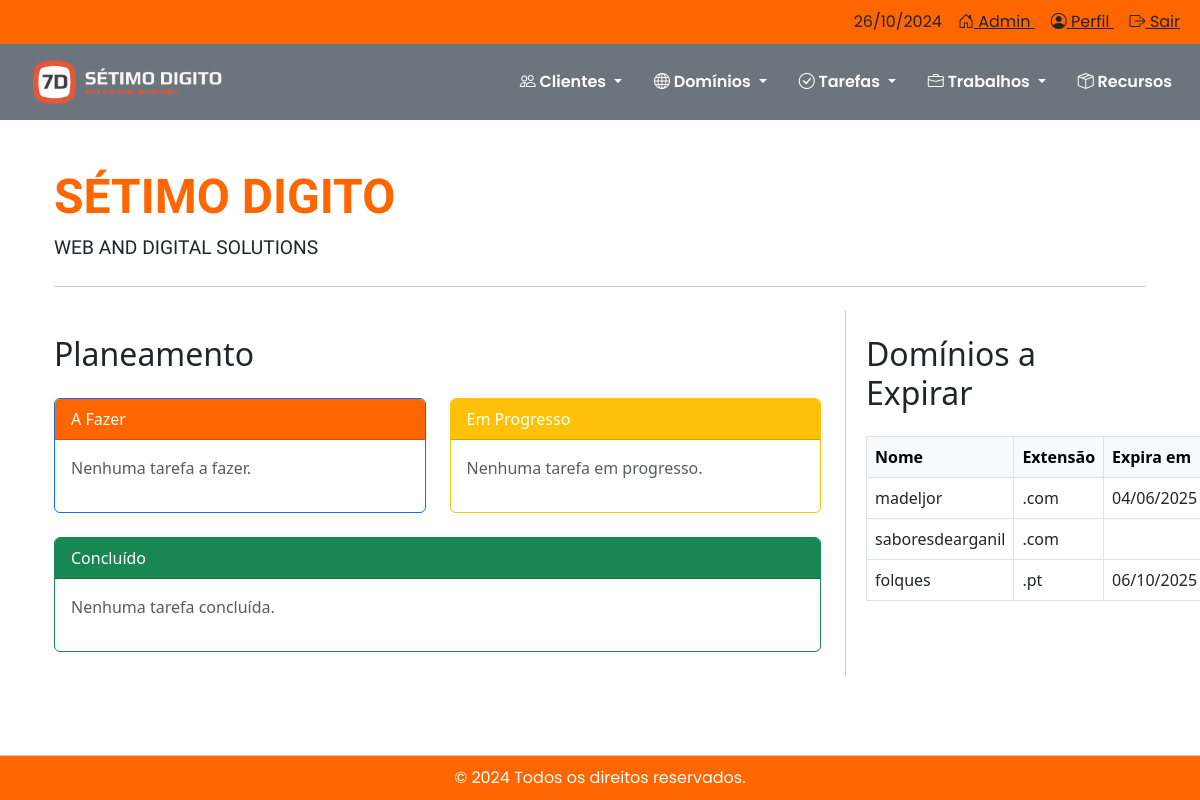
Before: / with the older database file.
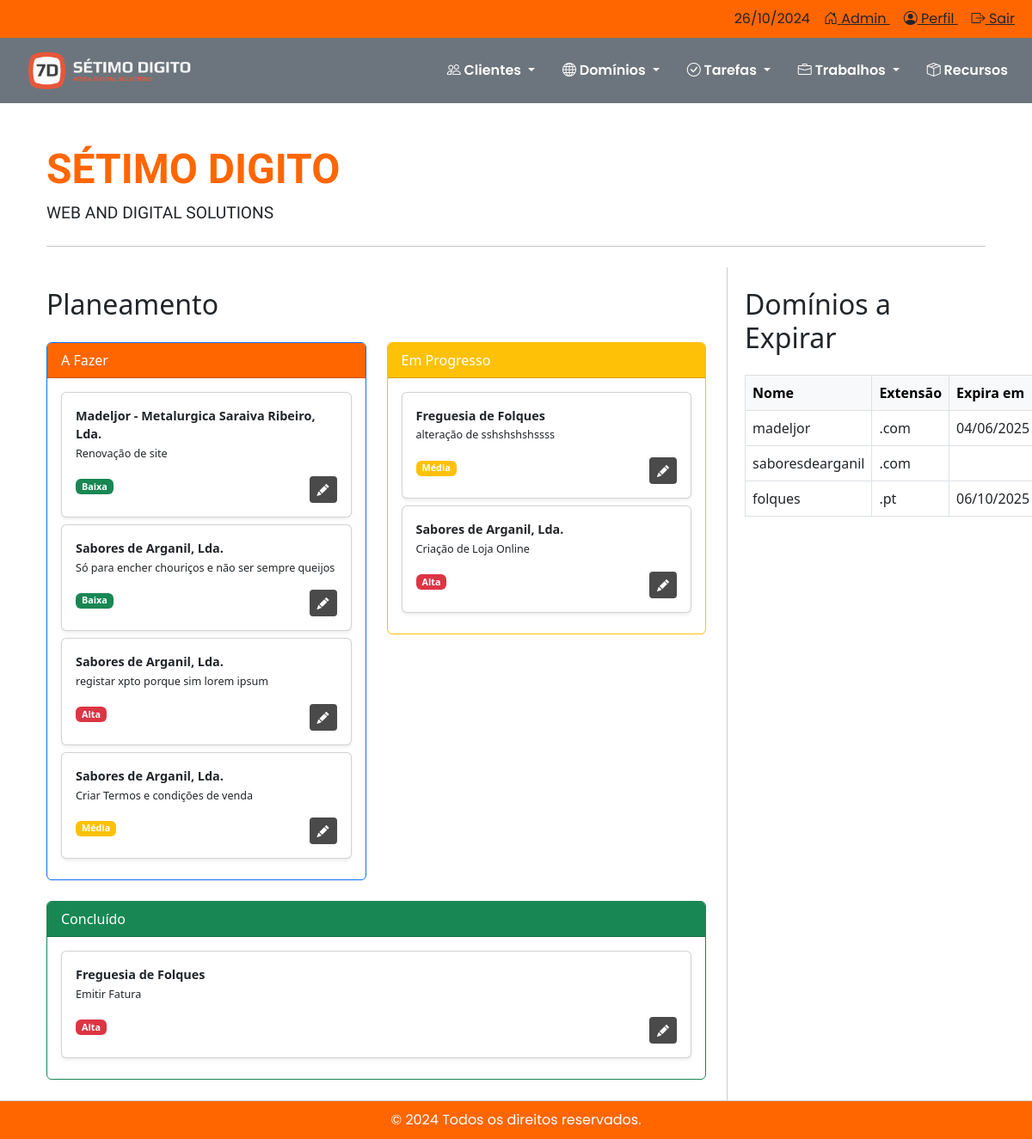
After: the same page with the newer database file.
### dominios/models.py (models this page shows, shortened)
class Dominio(models.Model):
    ESTADOS = [
        ('ativo', 'Ativo'),
        ('suspenso', 'Suspenso'),
        ('expirado', 'Expirado'),
        ('terminado', 'Terminado'),
    ]
    EXTENSOES = [
        ('.com', '.com'),
        ('.pt', '.pt'),
        ('.net', '.net'),
        ('.org', '.org'),
        ('.bizz', '.bizz'),
    ]
    nome = models.CharField(max_length=255)
    extensao = models.CharField(max_length=10, choices=EXTENSOES)
    estado = models.CharField(max_length=10, choices=ESTADOS)
    data_criacao = models.DateField()  # Alterado para DateField
    data_expiracao = models.DateField()  # Alterado para DateField
    cliente = models.ForeignKey(Cliente, on_delete=models.CASCADE, related_name='dominios_dominio')

### tarefas/models.py (models this page shows, shortened)
class Tarefa(models.Model):
    ESTADOS_TAREFA = [
        ('a_fazer', 'A Fazer'),
        ('em_progresso', 'Em Progresso'),
        ('concluido', 'Concluído'),
    ]
    PRIORIDADES = [
        ('baixa', 'Baixa'),
        ('media', 'Média'),
        ('alta', 'Alta'),
    ]
    cliente = models.ForeignKey(Cliente, on_delete=models.CASCADE)
    descricao = models.TextField()
    estado = models.CharField(max_length=20, choices=ESTADOS_TAREFA, default='pendente')
    prioridade = models.CharField(max_length=10, choices=PRIORIDADES, default='media')
    data_criacao = models.DateTimeField(auto_now_add=True)

### clientes/models.py (models this page shows, shortened)
class Cliente(models.Model):
    nome = models.CharField(max_length=255)
    nif = models.CharField(max_length=9, verbose_name='Número de Identificação Fiscal')
    morada = models.CharField(max_length=255, blank=True, null=True)
    codigo_postal = models.CharField(max_length=10, blank=True, null=True)
    localidade = models.CharField(max_length=100, blank=True, null=True)
    telefone = models.CharField(max_length=15, blank=True, null=True)
    email = models.EmailField(blank=True, null=True)
    website = models.URLField(blank=True, null=True)
    cliente_desde = models.DateField(blank=True, null=True)

### homepage/views.py (the view)
# urls.py: path('', homepage, name='homepage'),  # URL da homepage
def homepage(request):
    um_ano = datetime.now() + timedelta(days=365)
    proximos_dominios = Dominio.objects.filter(data_expiracao__lte=um_ano).order_by('data_expiracao')[:5]
    tarefas_a_fazer = Tarefa.objects.filter(estado='a_fazer').order_by('-id')[:5]
    tarefas_em_progresso = Tarefa.objects.filter(estado='em_progresso').order_by('-id')[:5]
    tarefas_concluidas = Tarefa.objects.filter(estado='concluido').order_by('-id')[:5]
    return render(request, 'homepage/homepage.html', {
        'proximos_dominios': proximos_dominios,
        'tarefas_a_fazer': tarefas_a_fazer,
        'tarefas_em_progresso': tarefas_em_progresso,
        'tarefas_concluidas': tarefas_concluidas,
    })

### homepage/templates/homepage/homepage.html (shortened to what the changed rows need)
{% extends "base.html" %}
{% block content %}
<div class="container mt-5">
    <h1 style="font-family: 'Play', sans-serif; font-weight: 700; color: #FF6600; font-size: 3rem;">SÉTIMO DIGITO</h1>
    <div class="d-flex">
        <div class="flex-grow-1 me-4">
            <h2 class="my-4">Planeamento</h2>
            <div class="row">
                <div class="col-md-6">
                    <div class="card border-primary mb-4">
                        <div class="card-body">
                            {% for tarefa in tarefas_a_fazer %}
                                <div class="card mb-2 shadow-sm">
                                    <div class="card-body" style="font-size: 0.9em;">
                                        <p class="card-text">
                                            <strong>{{ tarefa.cliente.nome }}</strong><br>
                                            <small>{{ tarefa.descricao }}</small>
                                        </p>
                                        {% if tarefa.get_prioridade_display == "Alta" %}
                                            <span class="badge bg-danger">{{ tarefa.get_prioridade_display }}</span>
                                        {% elif tarefa.get_prioridade_display == "Média" %}
                                            <span class="badge bg-warning">{{ tarefa.get_prioridade_display }}</span>
                                        {% elif tarefa.get_prioridade_display == "Baixa" %}
                                            <span class="badge bg-success">{{ tarefa.get_prioridade_display }}</span>
                                        {% endif %}
                                        <a href="{% url 'editar_tarefa' tarefa.id %}" class="btn btn-sm" style="background-color: #4A4A4A; color: white; float: right;">
                                            <i class="bi bi-pencil-fill text-white"></i>
                                        </a>
                                    </div>
                                </div>
                            {% empty %}
                            <p class="text-muted">Nenhuma tarefa a fazer.</p>
                            {% endfor %}
                        </div>
                    </div>
                </div>
                <div class="col-md-6">
                    <div class="card border-warning mb-4">
                        <div class="card-body">
                            {% for tarefa in tarefas_em_progresso %}
                                <div class="card mb-2 shadow-sm">
                                    <div class="card-body" style="font-size: 0.9em;">
                                        <p class="card-text">
                                            <strong>{{ tarefa.cliente.nome }}</strong><br>
                                            <small>{{ tarefa.descricao }}</small>
                                        </p>
                                        {% if tarefa.get_prioridade_display == "Alta" %}
                                            <span class="badge bg-danger">{{ tarefa.get_prioridade_display }}</span>
                                        {% elif tarefa.get_prioridade_display == "Média" %}
                                            <span class="badge bg-warning">{{ tarefa.get_prioridade_display }}</span>
                                        {% elif tarefa.get_prioridade_display == "Baixa" %}
                                            <span class="badge bg-success">{{ tarefa.get_prioridade_display }}</span>
                                        {% endif %}
                                        <a href="{% url 'editar_tarefa' tarefa.id %}" class="btn btn-sm" style="background-color: #4A4A4A; color: white; float: right;">
                                            <i class="bi bi-pencil-fill text-white"></i>
                                        </a>
                                    </div>
                                </div>
                            {% empty %}
                            <p class="text-muted">Nenhuma tarefa em progresso.</p>
                            {% endfor %}
                        </div>
                    </div>
                </div>
                <div class="col-md-12">
                    <div class="card border-success mb-4">
                        <div class="card-body">
                            {% for tarefa in tarefas_concluidas %}
                                <div class="card mb-2 shadow-sm">
                                    <div class="card-body" style="font-size: 0.9em;">
                                        <p class="card-text">
                                            <strong>{{ tarefa.cliente.nome }}</strong><br>
                                            <small>{{ tarefa.descricao }}</small>
                                        </p>
                                        {% if tarefa.get_prioridade_display == "Alta" %}
                                            <span class="badge bg-danger">{{ tarefa.get_prioridade_display }}</span>
                                        {% elif tarefa.get_prioridade_display == "Média" %}
                                            <span class="badge bg-warning">{{ tarefa.get_prioridade_display }}</span>
                                        {% elif tarefa.get_prioridade_display == "Baixa" %}
                                            <span class="badge bg-success">{{ tarefa.get_prioridade_display }}</span>
                                        {% endif %}
                                        <a href="{% url 'editar_tarefa' tarefa.id %}" class="btn btn-sm" style="background-color: #4A4A4A; color: white; float: right;">
                                            <i class="bi bi-pencil-fill text-white"></i>
                                        </a>
                                    </div>
                                </div>
                            {% empty %}
                            <p class="text-muted">Nenhuma tarefa concluída.</p>
                            {% endfor %}
                        </div>
                    </div>
                </div>
            </div>
        </div>
        <div class="flex-shrink-0" style="width: 280px;">
            <h2 class="my-4">Domínios a Expirar</h2>
            <table class="table table-bordered">
                <thead class="table-light">
                    <tr>
                        <th>Nome</th>
                        <th>Extensão</th>
                        <th>Expira em</th>
                    </tr>
                </thead>
                <tbody>
                    {% for dominio in proximos_dominios %}
                    <tr>
                        <td>{{ dominio.nome }}</td>
                        <td>{{ dominio.extensao }}</td>
                        <td>{{ dominio.data_expiracao|date:"d/m/Y" }}</td>
                    </tr>
                    {% empty %}
                    <tr>
                        <td colspan="3" class="text-center">Nenhum domínio a expirar.</td>
                    </tr>
                    {% endfor %}
                </tbody>
            </table>
        </div>
    </div>
</div>
{% endblock %}

Changed rows visible on the page:
added Tarefa: cliente.nome "Madeljor - Metalurgica Saraiva Ribeiro, Lda.", descricao "Renovação de site", prioridade "Baixa", shown under "Planeamento"
added Tarefa: cliente.nome "Sabores de Arganil, Lda.", descricao "Só para encher chouriços e não ser sempre queijos", prioridade "Baixa", shown under "Planeamento"
added Tarefa: cliente.nome "Sabores de Arganil, Lda.", descricao "registar xpto porque sim lorem ipsum", prioridade "Alta", shown under "Planeamento"
added Tarefa: cliente.nome "Sabores de Arganil, Lda.", descricao "Criar Termos e condições de venda", prioridade "Média", shown under "Planeamento"
added Tarefa: cliente.nome "Freguesia de Folques", descricao "alteração de sshshshshssss", prioridade "Média"
now on this page (row edited): Tarefa: cliente.nome "Sabores de Arganil, Lda.", descricao "Criação de Loja Online", prioridade "Alta"
now on this page (row edited): Tarefa: cliente.nome "Freguesia de Folques", descricao "Emitir Fatura", prioridade "Alta"
Other visible differences:
text no longer shown: "Nenhuma tarefa a fazer. Nenhuma tarefa em progresso. Nenhuma tarefa concluída."
